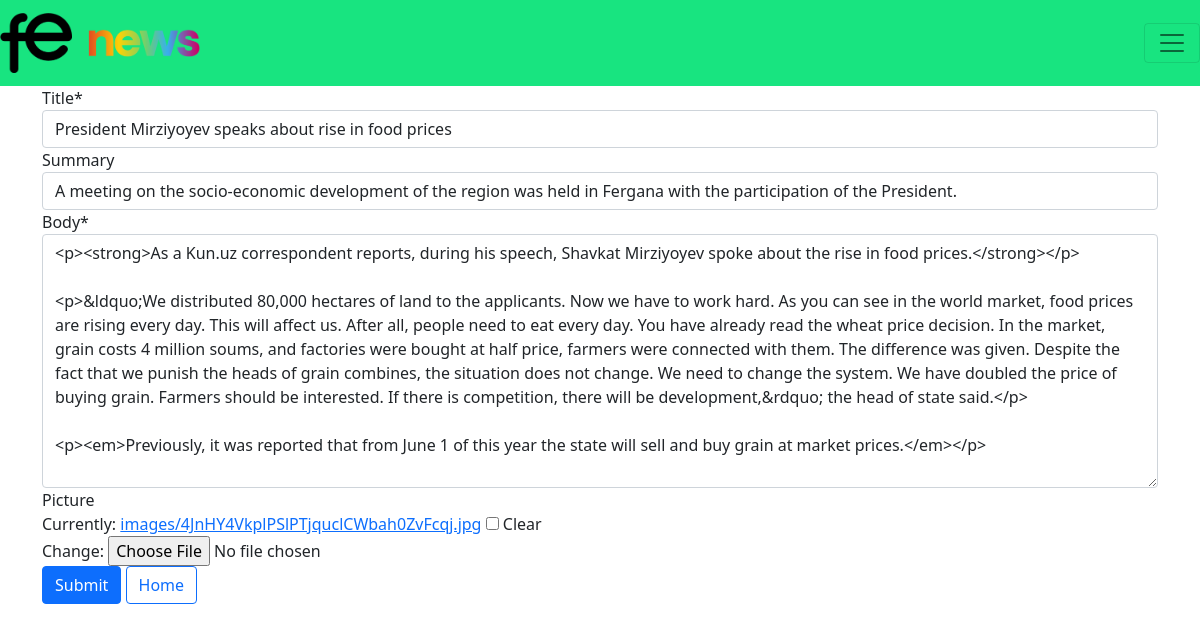
Screenshot of /11/edit/ (signed in) with the database file from the repository.
### articles/models.py (models this page shows)
class Article(models.Model):
    title = models.CharField(max_length=150,default='')
    summary = models.CharField(max_length=500, blank=True)
    body = RichTextField()
    picture = models.ImageField(upload_to='images/', blank=True)
    date = models.DateField(auto_now_add=True)
    author = models.ForeignKey(
        get_user_model(),
        on_delete=models.CASCADE,
    )

### articles/views.py (the view)
# urls.py: path('<int:pk>/edit/', ArticleUpdateView.as_view(), name='article_edit'),
class ArticleUpdateView(LoginRequiredMixin,UserPassesTestMixin, UpdateView):
    model = Article
    template_name = 'article_edit.html'
    fields = ['title', 'summary', 'body', 'picture']
    success_url = reverse_lazy('article_list')
    def test_func(self):
        obj = self.get_object()
        return obj.author == self.request.user

### templates/article_edit.html (shortened to what this page needs)
{% extends 'base.html' %}
{% load crispy_forms_tags %}
{% block content %}
<form action="" method="post" enctype="multipart/form-data">
    {{ form|crispy }}
    <button type="submit" class="btn btn-primary">Submit</button>
    <a class="btn btn-outline-primary" href="{% url 'article_list' %}" role="button">Home</a>
</form>
{% endblock content %}

### rows the page displays
Article: title "President Mirziyoyev speaks about rise in food prices", summary "A meeting on the socio-economic development of the region was held in Fergana with the participation of the President.", body "<p><strong>As a Kun.uz correspondent reports, during his speech, Shavkat Mirziyoyev spoke about the rise in food prices.</strong></p> <p>&ldquo;We distributed 80,000 hectares of land to the applicants. Now we have to work hard. As you can see in the world market, food prices are rising every day. This will affect us. After all, people need to eat every day. You have already read the wheat price decision. In the market, grain costs 4 million soums, and factories were bought at half price, farmers were connected with them. The difference was given. Despite the fact that we punish the heads of grain combines, the situation does not change. We need to change the system. We have doubled the…"
